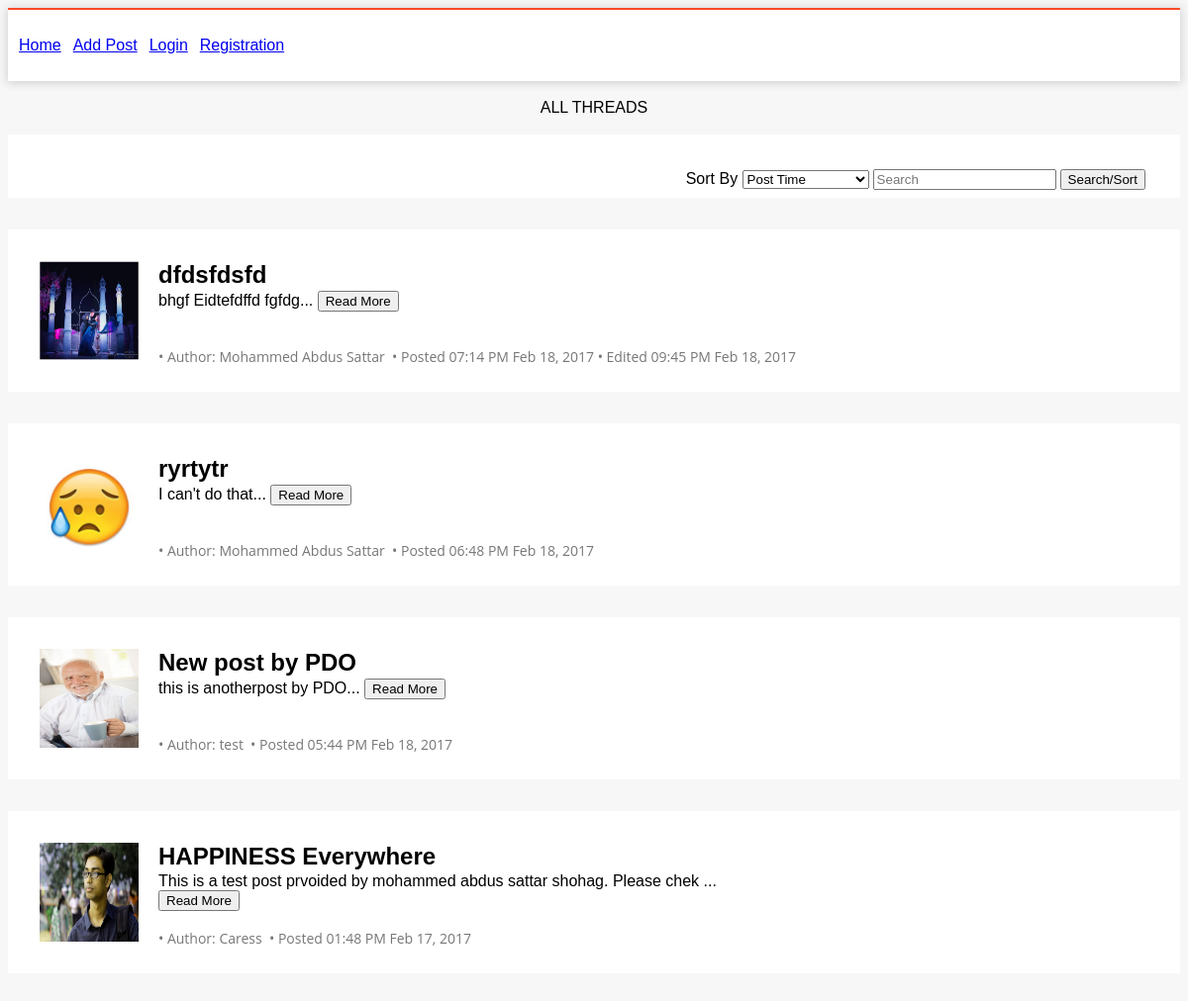
The page / on the database its author committed.
### tables this page shows
CREATE TABLE `threads` (
  `id` int(11) NOT NULL,
  `title` varchar(50) NOT NULL,
  `body` text NOT NULL,
  `image` varchar(50) NOT NULL,
  `poster_id` int(11) NOT NULL,
  `topic_id` varchar(50) NOT NULL,
  `updated_at` timestamp NOT NULL DEFAULT CURRENT_TIMESTAMP ON UPDATE CURRENT_TIMESTAMP,
  `inserted_at` timestamp NOT NULL DEFAULT CURRENT_TIMESTAMP,
  `edited` int(11) NOT NULL DEFAULT '0'
);

CREATE TABLE `users` (
  `id` int(11) NOT NULL,
  `username` varchar(50) NOT NULL,
  `email` varchar(80) NOT NULL,
  `password` varchar(500) NOT NULL,
  `inserted_at` timestamp NOT NULL DEFAULT CURRENT_TIMESTAMP
);

### control/control.php (called while the page is built, shortened)
<?php
class control
{
     private function connect()
    {
        $dbhost = "localhost";
        $dbname ="assignment_db";
        $dbuser ="root";
        $dbpass = "";
        $con = new PDO('mysql:host='.$dbhost.';dbname='.$dbname , $dbuser, $dbpass);
        return $con;
    }
    public function getThread($search, $order)
    {
        $con = $this->connect();
        $search = htmlentities(trim($search));
        if($search != "")
            $where = "AND (title LIKE '%$search%' OR body LIKE '%$search%' OR poster_id IN (SELECT id FROM users WHERE username LIKE '%$search%' ))";
        else
            $where = "";
        $query = "SELECT threads.*, users.username FROM threads, users WHERE users.id = threads.poster_id $where ORDER BY $order";
        $result = $con->prepare($query);
        $result->execute();
        $data = $result->fetchAll(PDO::FETCH_ASSOC);
        return $data;
    }
}

### index.php (the view, shortened to what this page needs)
<?php
include "header.php";
$sort_keys = array("threads.id", "threads.title", "threads.body", "users.username");
$sort_labels = array("Post Time", "Title", "Body", "Contributor Name");
$sort_val=0;
if(isset($_POST['search_topic']))
{
    $search = $_POST['search_topic'];
    $msg = "SHOWING RESULT FOR ".$search;
    $sort_val = (int)$_POST['sort'];
    if($sort_val > 0)
    {
        $sort = $sort_keys[$sort_val];
        $msg.= " SORTED BY ".$sort_labels[$sort_val];
    }
    else
        $sort = "id DESC";
}
else
{
    $search = "";
    $sort = "id DESC";
    $msg = "ALL THREADS";
}
$data = $control->getThread($search, $sort)
?>
<br><center><?php echo $msg; ?></center><br>
<div class="wthree">
    <form name="search" method="post" action="">
        <table style="float: right">
            <tr>
                <td><label>Sort By</label>
                    <select name="sort">
                        <?php
                        for($i=0; $i<count($sort_labels); $i++)
                        {
                            if($i == $sort_val)
                                echo "<option value='".$i."' selected>".$sort_labels[$i]."</option>";
                            else
                                echo "<option value='".$i."'>".$sort_labels[$i]."</option>";
                        }
                        ?>
                    </select>
                </td>
                <td><input type="text" name="search_topic" placeholder="Search"></td>
                <td><button type="submit" name="submitSearch">Search/Sort</button> </td>
            </tr>
        </table>
    </form>
</div>
<?php
foreach($data as $d)
{
    if($d['image'] == "1") $imgSrc = "default.jpg"; else $imgSrc = $d['image'];
    $postTime = "Posted ".date("h:i A M d, Y", strtotime($d['inserted_at']));
    if($d['edited']) $postEditTime = " &#8226; Edited ".date("h:i A M d, Y", strtotime($d['updated_at'])); else $postEditTime ="" ?>
    <div class="wthree" style="min-height: 100px">
        <div style="float: left;">
            <?php echo "<a href='viewThread.php?tid=".$d['id']."' >"; ?><img width="100px" height="100px" src="<?php echo 'images/posts/'.$imgSrc; ?>"></a>
        </div>
        <div style="float: left; margin-left: 20px;">
            <h2>
              <?php echo $d['title']; ?>
            </h2>
            <div style="margin-top: 2px; max-width: 600px; max-height: 200px; min-height: 40px;">
                <?php echo substr(htmlentities($d['body']),0,100)."..."; ?>
                <a href="viewThread.php?tid=<?php echo $d['id']; ?>"><button type="button">Read More</button></a>
            </div>
            <p>
                <?php echo "&#8226; Author: ".$d['username']."&nbsp; &#8226; ".$postTime.$postEditTime; ?>
            </p>
        </div>
    </div>
<?php
}?>
</body>
</html>

### header.php (shortened to what this page needs)
<?php
include "control/control.php";
?>
<!DOCTYPE html>
<html>
<head>
    <link rel="stylesheet" href="css/style.css">
</head>
<body>
<div class="header" style="min-height: 40px">
    <table cellspacing="10" style="float: left">
        <tr>
            <td><a href="index.php">Home</a></td>
            <td><a href="newThread.php">Add Post</a></td>
            <?php
            $loc = basename($_SERVER['REQUEST_URI']);
            if(isset($_SESSION['auth'])) {
                $loc = basename($_SERVER['REQUEST_URI']);
                ?>
                <td>Logged in as <?php echo $_SESSION['auth']['username']; ?></td>
                <td><a href="logout.php?redir=<?php echo $loc; ?>">Logout</a></td>
            <?php
            }
            else
            { ?>
            <td><a href="login.php?redir=<?php echo $loc; ?>">Login</a></td>
            <td><a href="registration.php">Registration</a></td>
            <?php
            } ?>
        </tr>
    </table>
</div>

### css/style.css (style rules this page uses)
html, body { font-family: 'Raleway', arial; font-size: 100%; background: #f7f7f7; }
body a,.grid_1,plan_1,plan_1.one,plan_1.two,i.icon1, i.icon2, i.icon3, i.icon4, i.icon5, i.icon6 { transition:0.5s all; -webkit-transition:0.5s all; -moz-transition:0.5s all; -o-transition:0.5s all; -ms-transition:0.5s all; }
h1,h2,h3,h4,h5,h6 { margin:0; font-family: 'Raleway', sans-serif; }
p { margin:0; font-family: 'Open Sans', sans-serif; }
label { margin:0; }
.header { background: #FFF; padding: 1em 0; box-shadow: 0px 1px 9px 1px #cfcfcf; border-top: 2px solid #fa4b2a; }
.tc-ch p,.wthree p { color: #777; font-size: 0.875em; line-height: 1.8em; margin: 1em 0; }
.wthree { margin-bottom: 2em; background: #fff; padding: 2em 2em; }

### rows shown on the page
threads: image (picture), title "dfdsfdsfd", body "bhgf Eidtefdffd fgfdg", users.username "Mohammed Abdus Sattar", inserted_at "Posted 07:14 PM Feb 18, 2017", updated_at "• Edited 09:45 PM Feb 18, 2017"
threads: image (picture), title "ryrtytr", body "I can't do that", users.username "Mohammed Abdus Sattar", inserted_at "Posted 06:48 PM Feb 18, 2017"
threads: image (picture), title "New post by PDO", body "this is anotherpost by PDO", users.username "test", inserted_at "Posted 05:44 PM Feb 18, 2017"
threads: image (picture), title "HAPPINESS Everywhere", body "This is a test post prvoided by mohammed abdus sattar shohag. Please chek", users.username "Caress", inserted_at "Posted 01:48 PM Feb 17, 2017"

### other values the page prints
$msg "ALL THREADS"
form field sort "Post Time"
